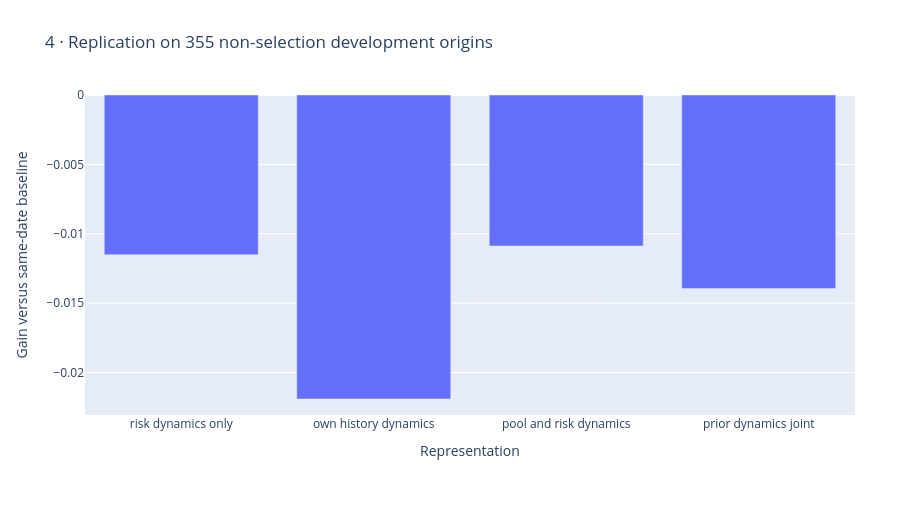

The notebook cell saved with this chart:
### Markdown cell above
## 4 · Non-selection periods

These355 origins were not used for this nomination, but they have informed earlier research. This is retrospective temporal replication, not an untouched holdout.

### Code cell
figures[3].show(renderer='plotly_mimetype')

### Figure 1 — Plotly figure (JSON) as saved in the notebook; plotly's stock layout.template omitted (floating-point values rounded to 4 significant figures)
{"data": [{"type": "bar", "x": ["risk dynamics only", "own history dynamics", "pool and risk dynamics", "prior dynamics joint"], "y": [-0.01152, -0.02191, -0.01088, -0.01394]}], "layout": {"height": 530, "legend": {"orientation": "h", "y": -0.25}, "margin": {"b": 115, "l": 85, "r": 45, "t": 95}, "title": {"text": "4 · Replication on 355 non-selection development origins"}, "xaxis": {"title": {"text": "Representation"}}, "yaxis": {"title": {"text": "Gain versus same-date baseline"}}}}
